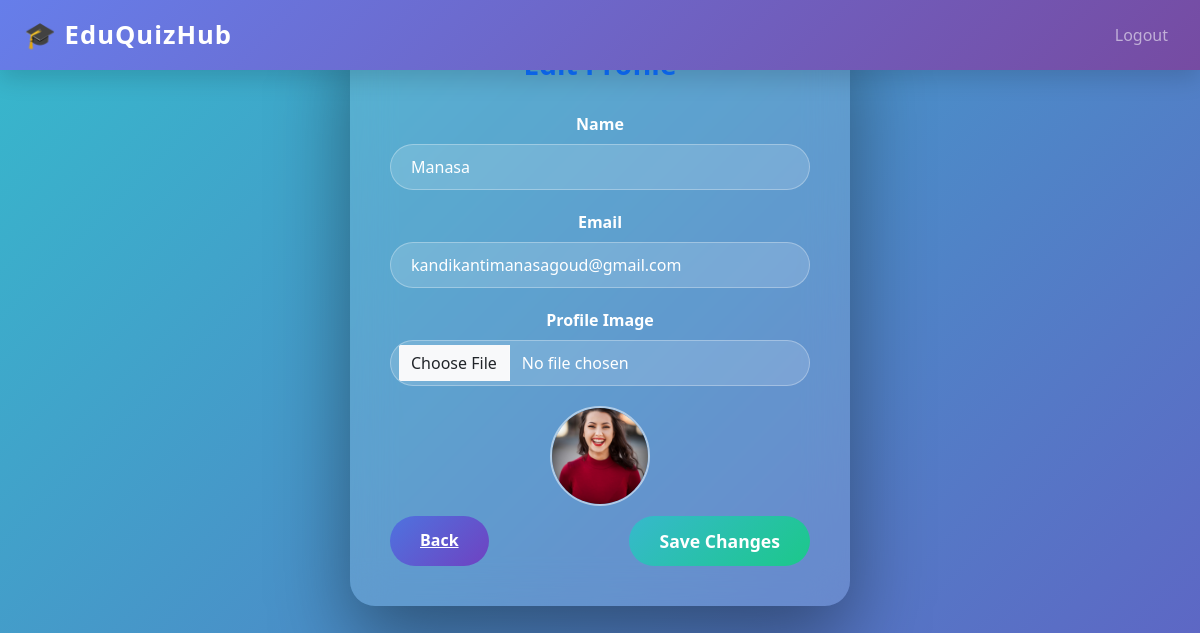
Screenshot of /student/edit-profile (signed in) with the database file from the repository.
### tables this page shows
CREATE TABLE users (
    id INTEGER PRIMARY KEY AUTOINCREMENT,
    name TEXT NOT NULL,
    email TEXT UNIQUE NOT NULL,
    password TEXT NOT NULL,
    role TEXT NOT NULL,
    email_verified INTEGER DEFAULT 1,
    email_otp TEXT,
    profile_image TEXT
);

### app.py (the view, shortened to what this page needs)
@app.route("/student/edit-profile", methods=["GET", "POST"])
def edit_profile():
    if session.get("role") != "student":
        return redirect(url_for("login"))
    user_id = session["user_id"]
    student = get_user_by_id(user_id)
    return render_template("edit_profile.html", student=student)

### db/db.py (called while the page is built)
def get_db_connection():
    conn = sqlite3.connect(DB_NAME)
    conn.row_factory = sqlite3.Row
    return conn

def get_user_by_id(user_id):
    with get_db_connection() as conn:
        return conn.execute(
            "SELECT * FROM users WHERE id = ?",
            (user_id,)
        ).fetchone()

### templates/edit_profile.html (shortened to what this page needs)
{% extends "base.html" %}
{% block content %}
<div class="fullscreen-wrapper">
    <div class="card-edit">
        <h3>Edit Profile</h3>
        <form method="POST" enctype="multipart/form-data">
            <div>
                <label for="name" class="form-label">Name</label>
                <input type="text" name="name" value="{{ student.name }}" class="form-control" required>
            </div>
            <div>
                <label for="email" class="form-label">Email</label>
                <input type="email" name="email" value="{{ student.email }}" class="form-control" required>
            </div>
            <div>
                <label for="profile_image" class="form-label">Profile Image</label>
                <input type="file" name="profile_image" class="form-control" accept="image/*">
                {% if student.profile_image %}
                    <img src="{{ student.profile_image }}" alt="Profile Image">
                {% endif %}
            </div>
            <div class="d-flex">
                <a href="{{ url_for('student_profile') }}" class="btn-edit-back">Back</a>
                <button type="submit" class="btn-edit-save">Save Changes</button>
            </div>
        </form>
    </div>
</div>
{% endblock %}

### static/css/style.css (style rules this page uses)
body { background-color: #f8f9fa; }
button { font-size: 1.1rem; }
h1, h2, h3 { color: #0d6efd; }

### templates/base.html (style rules this page uses)
html, body { width: 100%; margin: 0; padding: 0; overflow-x: hidden; font-family: "Segoe UI", sans-serif; background: #f4f6fb; }

### templates/edit_profile.html (style rules this page uses)
html, body { height: 100%; margin: 0; padding: 0; background: linear-gradient(-45deg, #4e73df, #1cc88a, #6f42c1, #36b9cc); background-size: 400% 400%; animation: gradientMove 12s ease infinite; font-family: 'Segoe UI', sans-serif; overflow: hidden; }
.fullscreen-wrapper { display: flex; justify-content: center; align-items: center; height: 100%; width: 100%; }
.card-edit { width: 100%; max-width: 500px; background: rgba(255,255,255,0.12); backdrop-filter: blur(20px); color: #fff; padding: 40px; border-radius: 25px; box-shadow: 0 35px 80px rgba(0,0,0,0.4); animation: fadeUp 1s ease; text-align: center; }
.card-edit h3 { margin-bottom: 30px; font-weight: 900; }
.form-label { font-weight: 600; }
.form-control { border-radius: 50px; padding: 10px 20px; background: rgba(255,255,255,0.15); color: #fff; border: 1px solid rgba(255,255,255,0.3); margin-bottom: 20px; }
.card-edit img { display: block; margin: 10px auto; border-radius: 50%; width: 100px; height: 100px; object-fit: cover; border: 2px solid rgba(255,255,255,0.5); }
.btn-edit-save, .btn-edit-back { border-radius: 50px; padding: 12px 30px; font-weight: 700; transition: all 0.3s ease; cursor: pointer; }
.btn-edit-save { background: linear-gradient(135deg, #36b9cc, #1cc88a); color: #fff; border: none; }
.btn-edit-back { background: linear-gradient(135deg, #4e73df, #6f42c1); color: #fff; border: none; }
.d-flex { display: flex; justify-content: space-between; margin-top: 10px; }

### rows the page displays
users: name "Manasa", email "kandikantimanasagoud@gmail.com", profile_image (picture)
